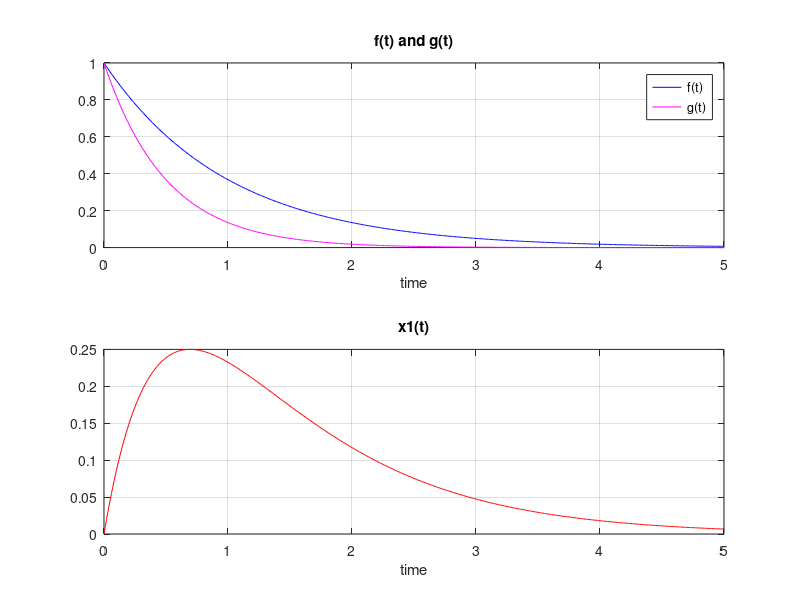

This chart was generated by the following MATLAB code:
t = (-0:0.01:5)'; 
unitstep = zeros(size(t)); 
unitstep(t>=0) = 1; 
f= exp(-t).*unitstep;
g= exp(-2*t).*unitstep;
x= f-g;

figure(6)
subplot(211)
plot(t,f,'b')
hold on
plot(t,g,'m')
title('f(t) and g(t)')
xlabel('time')
legend('f(t)','g(t)')
hold off
grid on;

subplot(212)
plot(t,x,'r')
title('x1(t)')
xlabel('time')
grid on;
